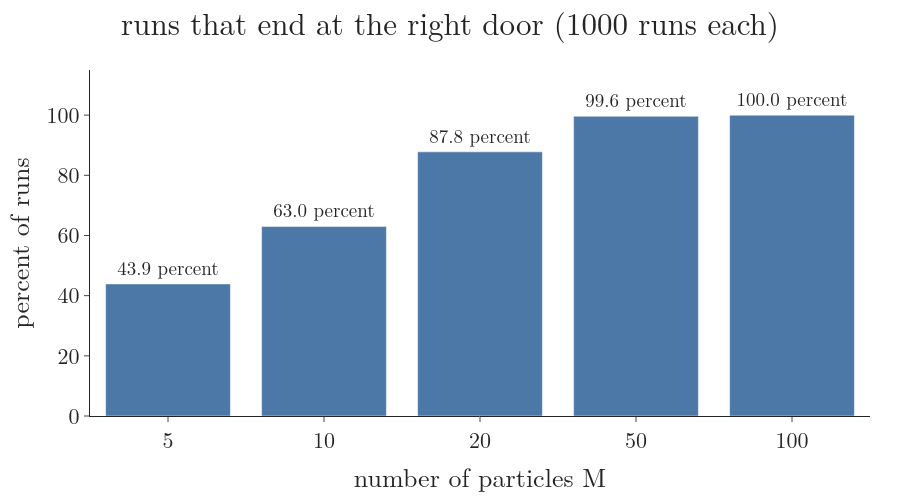

Generate this figure with Python:
"""Particle deprivation: with too few particles the filter often ends at the wrong door. For each particle count,
1000 runs of the three-reading example; a run succeeds if most particles end within 0.8 m of door 3's centre.
Run: python deprivation.py -> deprivation.png"""
from pathlib import Path

import numpy as np
import plotly.graph_objects as go
from gifkit import BLUE, FONT
from pfsim import run

here = Path(__file__).parent
rng = np.random.default_rng(1)
Ms = [5, 10, 20, 50, 100]
rate = []
for M in Ms:
    ok = [np.mean(np.abs(run(M, rng)[-1][1] - 7.0) < 0.8) > 0.5 for _ in range(1000)]
    rate.append(100 * np.mean(ok))
print(dict(zip(Ms, rate)))
fig = go.Figure(go.Bar(x=[str(m) for m in Ms], y=rate, marker_color=BLUE, text=[f"{r:.1f} percent" for r in rate],
                       textposition="outside", textfont=dict(size=19)))
fig.update_layout(template="simple_white", font=FONT, width=900, height=500, margin=dict(l=90, r=30, t=70, b=70),
                  title=dict(x=0.5, text="runs that end at the right door (1000 runs each)"),
                  xaxis=dict(title="number of particles M"), yaxis=dict(title="percent of runs", range=[0, 115]))
fig.write_image(here / "deprivation.png")
